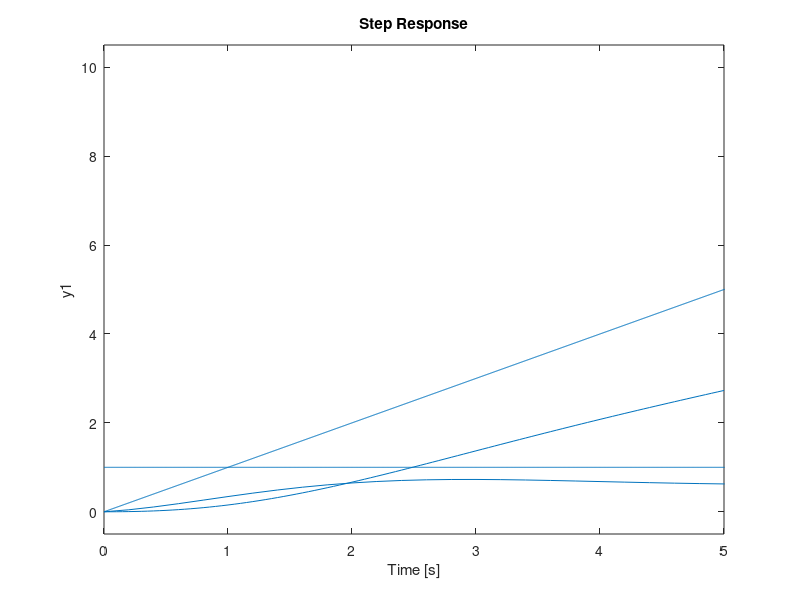

Write MATLAB code to recreate this figure.
clear
clc
a=tf([1],[1]);
b=tf([1],[1 0]);
c=tf([1 5],[6 7 8 0]); %rampa
d=tf([1 5],[6 7 8]);  %escalon
step(a)
hold on
step(d)
hold on
step(b)
hold on
step(c,5)
hold on
grid